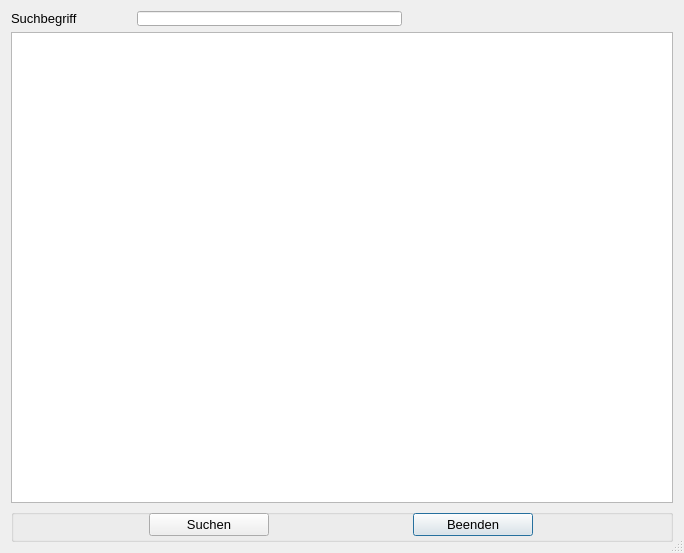
<?xml version="1.0" encoding="UTF-8"?>
<ui version="4.0">
 <class>Dialog</class>
 <widget class="QDialog" name="Dialog">
  <property name="geometry">
   <rect>
    <x>0</x>
    <y>0</y>
    <width>684</width>
    <height>553</height>
   </rect>
  </property>
  <property name="windowTitle">
   <string>Dialog</string>
  </property>
  <property name="sizeGripEnabled">
   <bool>true</bool>
  </property>
  <layout class="QGridLayout" name="gridLayout">
   <item row="6" column="0" colspan="3">
    <widget class="QGroupBox" name="groupBox">
     <property name="minimumSize">
      <size>
       <width>0</width>
       <height>30</height>
      </size>
     </property>
     <property name="font">
      <font>
       <pointsize>10</pointsize>
       <kerning>true</kerning>
      </font>
     </property>
     <property name="title">
      <string/>
     </property>
     <widget class="QWidget" name="gridLayoutWidget">
      <property name="geometry">
       <rect>
        <x>0</x>
        <y>0</y>
        <width>661</width>
        <height>32</height>
       </rect>
      </property>
      <property name="font">
       <font>
        <pointsize>10</pointsize>
        <kerning>true</kerning>
       </font>
      </property>
      <layout class="QGridLayout" name="gridLayout_2">
       <item row="0" column="2">
        <widget class="QPushButton" name="pB_Beenden">
         <property name="sizePolicy">
          <sizepolicy hsizetype="Minimum" vsizetype="Ignored">
           <horstretch>0</horstretch>
           <verstretch>0</verstretch>
          </sizepolicy>
         </property>
         <property name="minimumSize">
          <size>
           <width>120</width>
           <height>0</height>
          </size>
         </property>
         <property name="maximumSize">
          <size>
           <width>120</width>
           <height>16777215</height>
          </size>
         </property>
         <property name="font">
          <font>
           <pointsize>10</pointsize>
           <kerning>true</kerning>
          </font>
         </property>
         <property name="text">
          <string>Beenden</string>
         </property>
         <property name="icon">
          <iconset>
           <normaloff>../../UsedSymbols/log-out_icon-icons.com_50106.ico</normaloff>../../UsedSymbols/log-out_icon-icons.com_50106.ico</iconset>
         </property>
        </widget>
       </item>
       <item row="0" column="1">
        <widget class="QPushButton" name="pB_Suchen">
         <property name="minimumSize">
          <size>
           <width>120</width>
           <height>0</height>
          </size>
         </property>
         <property name="maximumSize">
          <size>
           <width>120</width>
           <height>16777215</height>
          </size>
         </property>
         <property name="font">
          <font>
           <pointsize>10</pointsize>
          </font>
         </property>
         <property name="text">
          <string>Suchen</string>
         </property>
        </widget>
       </item>
      </layout>
     </widget>
    </widget>
   </item>
   <item row="0" column="0">
    <widget class="QLabel" name="lb_Room">
     <property name="minimumSize">
      <size>
       <width>120</width>
       <height>0</height>
      </size>
     </property>
     <property name="maximumSize">
      <size>
       <width>120</width>
       <height>16777215</height>
      </size>
     </property>
     <property name="font">
      <font>
       <pointsize>10</pointsize>
      </font>
     </property>
     <property name="text">
      <string>Suchbegriff</string>
     </property>
    </widget>
   </item>
   <item row="0" column="1">
    <widget class="QLineEdit" name="leRaeume">
     <property name="sizePolicy">
      <sizepolicy hsizetype="Preferred" vsizetype="Ignored">
       <horstretch>0</horstretch>
       <verstretch>0</verstretch>
      </sizepolicy>
     </property>
     <property name="font">
      <font>
       <pointsize>10</pointsize>
      </font>
     </property>
    </widget>
   </item>
   <item row="5" column="0" colspan="3">
    <widget class="QTableWidget" name="tb_Raeume">
     <property name="font">
      <font>
       <pointsize>10</pointsize>
      </font>
     </property>
     <property name="editTriggers">
      <set>QAbstractItemView::NoEditTriggers</set>
     </property>
     <property name="alternatingRowColors">
      <bool>true</bool>
     </property>
     <attribute name="horizontalHeaderVisible">
      <bool>false</bool>
     </attribute>
    </widget>
   </item>
  </layout>
 </widget>
 <tabstops>
  <tabstop>tb_Raeume</tabstop>
  <tabstop>pB_Suchen</tabstop>
  <tabstop>pB_Beenden</tabstop>
 </tabstops>
 <resources/>
 <connections/>
</ui>
